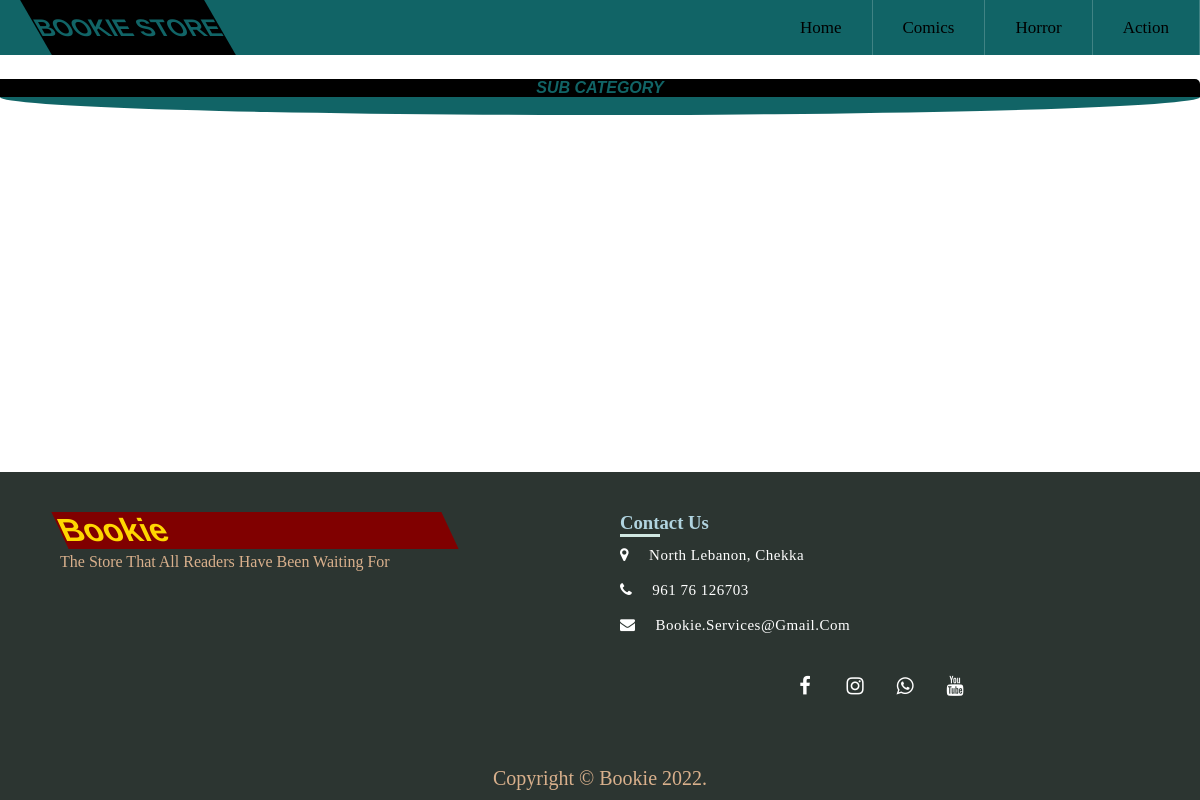
Screenshot of /category.php (signed in) with the database file from the repository.
### tables this page shows
CREATE TABLE `category` (
  `id` int(11) NOT NULL,
  `categoryToken` varchar(255) NOT NULL,
  `categoryName` varchar(255) NOT NULL,
  `categoryDescription` longtext NOT NULL,
  `categoryStatus` int(11) NOT NULL,
  `createDate` timestamp NOT NULL DEFAULT current_timestamp(),
  `updateDate` varchar(255) NOT NULL
);

### includes/topnavigation.php (the view, shortened to what this page needs)
<div class="menu_wrapper">
 <header class="mainav_header">
	 <div class="logo"><a  href="index.php" class="logo_link">bookie&nbspstore</a></div>
	<ul class="mainnav_list">
		<li class="mainnav_li"><a href="books.php" class="mainnav_links">home</a></li>
			<?php
			 $sql=mysqli_query($con,"SELECT categoryToken, categoryName FROM category WHERE categoryStatus = 1");
		while($row=mysqli_fetch_array($sql))
		{
		?>
			<li class="mainnav_li">
				<a class="mainnav_links" href="category.php?catName=<?php echo $row['categoryToken'];?>"> <?php echo $row['categoryName'];?></a>
			</li>
		<?php } ?>
			</ul>
		</header>
</div>

### css/style.css (style rules this page uses)
* { margin: 0; padding: 0; box-sizing: border-box; }
.mainav_header { background-color: #116466; position: relative; width: 100%; z-index: 3; }
.mainav_header .mainnav_list { margin: 0; padding: 0; list-style: none; overflow: hidden; }
.mainav_header .mainnav_li .mainnav_links { display: block; color: black; background-color: #116466; padding: 20px 20px; text-decoration: none; text-transform: capitalize; font-size: 17px; }
.mainav_header .logo { color: #116466; display: block; float: left; font-size: 1.5em; margin-left: 3%; text-decoration: none; text-transform: uppercase; font-weight: bolder; font-family: sans-serif; background-color: black; transform: skew(30deg); height: 100%; width: auto; }
.mainav_header .logo .logo_link { color: #116466; text-decoration: none; text-transform: uppercase; }
.mainav_header .mainnav_list { clear: both; max-height: 0; transition: max-height .2s ease-out; }
@media only screen and (min-width: 768px) { .menu_wrapper { background: #116466; height: 55px; line-height: 55px; width: 100%; } }
@media only screen and (min-width: 768px) { .mainav_header .mainnav_li { float: left; } }
@media only screen and (min-width: 768px) { .mainav_header .logo { height: auto; } }
@media only screen and (min-width: 768px) { .mainav_header .mainnav_li .mainnav_links { color: black; padding: 0px 30px; border-right: 1px solid rgba(255, 255, 255, 0.2); } }
@media only screen and (min-width: 768px) { .mainav_header .mainnav_list { clear: none; float: right; max-height: none; } }

### includes/footer.inc.php (style rules this page uses)
.body_footer { position: relative; padding-bottom: 448px; min-height: 100vh; }

### rows the page displays
category: categoryName "Comics"
category: categoryName "Horror"
category: categoryName "Action"
